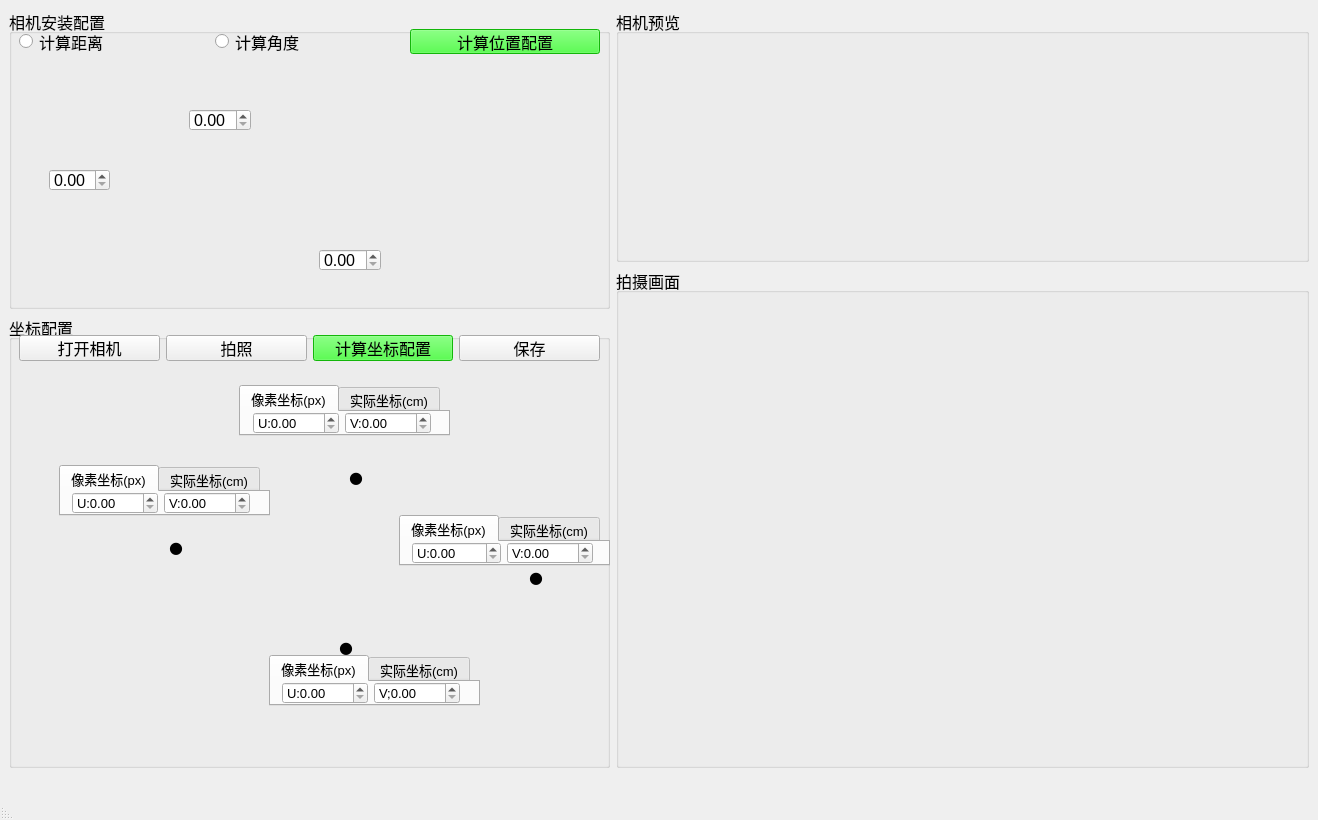
<?xml version="1.0" encoding="UTF-8"?>
<ui version="4.0">
 <class>camera</class>
 <widget class="QMainWindow" name="camera">
  <property name="geometry">
   <rect>
    <x>0</x>
    <y>0</y>
    <width>1318</width>
    <height>820</height>
   </rect>
  </property>
  <property name="sizePolicy">
   <sizepolicy hsizetype="Fixed" vsizetype="Preferred">
    <horstretch>0</horstretch>
    <verstretch>0</verstretch>
   </sizepolicy>
  </property>
  <property name="minimumSize">
   <size>
    <width>1318</width>
    <height>820</height>
   </size>
  </property>
  <property name="windowTitle">
   <string>MainWindow</string>
  </property>
  <widget class="QWidget" name="centralwidget">
   <layout class="QFormLayout" name="formLayout">
    <item row="0" column="0">
     <layout class="QVBoxLayout" name="verticalLayout_2">
      <item>
       <widget class="QGroupBox" name="camera_cfg">
        <property name="sizePolicy">
         <sizepolicy hsizetype="Preferred" vsizetype="Fixed">
          <horstretch>0</horstretch>
          <verstretch>0</verstretch>
         </sizepolicy>
        </property>
        <property name="minimumSize">
         <size>
          <width>0</width>
          <height>300</height>
         </size>
        </property>
        <property name="font">
         <font>
          <pointsize>12</pointsize>
         </font>
        </property>
        <property name="title">
         <string>相机安装配置</string>
        </property>
        <widget class="QLabel" name="distance_pic">
         <property name="geometry">
          <rect>
           <x>0</x>
           <y>50</y>
           <width>601</width>
           <height>241</height>
          </rect>
         </property>
         <property name="autoFillBackground">
          <bool>false</bool>
         </property>
         <property name="styleSheet">
          <string notr="true">image: url(:/distance/distance.jpg);</string>
         </property>
         <property name="frameShape">
          <enum>QFrame::NoFrame</enum>
         </property>
         <property name="text">
          <string/>
         </property>
        </widget>
        <widget class="QDoubleSpinBox" name="camera_height">
         <property name="geometry">
          <rect>
           <x>40</x>
           <y>160</y>
           <width>61</width>
           <height>22</height>
          </rect>
         </property>
         <property name="maximum">
          <double>200.000000000000000</double>
         </property>
        </widget>
        <widget class="QDoubleSpinBox" name="camera_farthest">
         <property name="geometry">
          <rect>
           <x>310</x>
           <y>240</y>
           <width>62</width>
           <height>22</height>
          </rect>
         </property>
         <property name="singleStep">
          <double>0.100000000000000</double>
         </property>
        </widget>
        <widget class="QDoubleSpinBox" name="camera_angle">
         <property name="geometry">
          <rect>
           <x>180</x>
           <y>100</y>
           <width>62</width>
           <height>22</height>
          </rect>
         </property>
         <property name="maximum">
          <double>90.000000000000000</double>
         </property>
         <property name="singleStep">
          <double>0.100000000000000</double>
         </property>
         <property name="value">
          <double>0.000000000000000</double>
         </property>
        </widget>
        <widget class="QWidget" name="layoutWidget">
         <property name="geometry">
          <rect>
           <x>10</x>
           <y>20</y>
           <width>581</width>
           <height>25</height>
          </rect>
         </property>
         <layout class="QHBoxLayout" name="horizontalLayout_11">
          <item>
           <widget class="QRadioButton" name="calculate_distance">
            <property name="tabletTracking">
             <bool>false</bool>
            </property>
            <property name="acceptDrops">
             <bool>false</bool>
            </property>
            <property name="text">
             <string>计算距离</string>
            </property>
           </widget>
          </item>
          <item>
           <widget class="QRadioButton" name="calculate_angle">
            <property name="enabled">
             <bool>true</bool>
            </property>
            <property name="text">
             <string>计算角度</string>
            </property>
           </widget>
          </item>
          <item>
           <widget class="QPushButton" name="calculate_camera">
            <property name="font">
             <font>
              <weight>50</weight>
              <bold>false</bold>
             </font>
            </property>
            <property name="styleSheet">
             <string notr="true">background-color: rgb(26, 255, 14);</string>
            </property>
            <property name="text">
             <string>计算位置配置</string>
            </property>
           </widget>
          </item>
         </layout>
        </widget>
       </widget>
      </item>
      <item>
       <widget class="QGroupBox" name="position_cfg">
        <property name="minimumSize">
         <size>
          <width>601</width>
          <height>421</height>
         </size>
        </property>
        <property name="font">
         <font>
          <pointsize>12</pointsize>
         </font>
        </property>
        <property name="title">
         <string>坐标配置</string>
        </property>
        <widget class="QLabel" name="position_pic">
         <property name="geometry">
          <rect>
           <x>0</x>
           <y>30</y>
           <width>601</width>
           <height>431</height>
          </rect>
         </property>
         <property name="styleSheet">
          <string notr="true">image: url(:/distance/坐标系1.jpg);</string>
         </property>
         <property name="frameShadow">
          <enum>QFrame::Raised</enum>
         </property>
         <property name="text">
          <string/>
         </property>
        </widget>
        <widget class="QTabWidget" name="left_up">
         <property name="geometry">
          <rect>
           <x>230</x>
           <y>70</y>
           <width>211</width>
           <height>51</height>
          </rect>
         </property>
         <property name="font">
          <font>
           <pointsize>10</pointsize>
          </font>
         </property>
         <property name="currentIndex">
          <number>0</number>
         </property>
         <widget class="QWidget" name="tab_1">
          <attribute name="title">
           <string>像素坐标(px)</string>
          </attribute>
          <widget class="QWidget" name="layoutWidget">
           <property name="geometry">
            <rect>
             <x>12</x>
             <y>0</y>
             <width>178</width>
             <height>22</height>
            </rect>
           </property>
           <layout class="QHBoxLayout" name="horizontalLayout">
            <item>
             <widget class="QDoubleSpinBox" name="left_up_px_u">
              <property name="prefix">
               <string>U:</string>
              </property>
              <property name="minimum">
               <double>0.000000000000000</double>
              </property>
              <property name="maximum">
               <double>640.000000000000000</double>
              </property>
              <property name="singleStep">
               <double>0.100000000000000</double>
              </property>
             </widget>
            </item>
            <item>
             <widget class="QDoubleSpinBox" name="left_up_px_v">
              <property name="prefix">
               <string>V:</string>
              </property>
              <property name="maximum">
               <double>480.000000000000000</double>
              </property>
              <property name="singleStep">
               <double>0.100000000000000</double>
              </property>
             </widget>
            </item>
           </layout>
          </widget>
         </widget>
         <widget class="QWidget" name="tab_2">
          <attribute name="title">
           <string>实际坐标(cm)</string>
          </attribute>
          <widget class="QWidget" name="layoutWidget">
           <property name="geometry">
            <rect>
             <x>11</x>
             <y>0</y>
             <width>185</width>
             <height>25</height>
            </rect>
           </property>
           <layout class="QHBoxLayout" name="horizontalLayout_2">
            <item>
             <widget class="QDoubleSpinBox" name="left_up_cm_x">
              <property name="prefix">
               <string>X:</string>
              </property>
              <property name="minimum">
               <double>-500.000000000000000</double>
              </property>
              <property name="maximum">
               <double>500.000000000000000</double>
              </property>
             </widget>
            </item>
            <item>
             <widget class="QDoubleSpinBox" name="left_up_cm_y">
              <property name="prefix">
               <string>Y:</string>
              </property>
              <property name="maximum">
               <double>500.000000000000000</double>
              </property>
             </widget>
            </item>
           </layout>
          </widget>
         </widget>
        </widget>
        <widget class="QTabWidget" name="right_down">
         <property name="geometry">
          <rect>
           <x>260</x>
           <y>340</y>
           <width>211</width>
           <height>51</height>
          </rect>
         </property>
         <property name="font">
          <font>
           <pointsize>10</pointsize>
          </font>
         </property>
         <property name="currentIndex">
          <number>0</number>
         </property>
         <widget class="QWidget" name="tab_5">
          <attribute name="title">
           <string>像素坐标(px)</string>
          </attribute>
          <widget class="QWidget" name="layoutWidget">
           <property name="geometry">
            <rect>
             <x>11</x>
             <y>0</y>
             <width>178</width>
             <height>22</height>
            </rect>
           </property>
           <layout class="QHBoxLayout" name="horizontalLayout_6">
            <item>
             <widget class="QDoubleSpinBox" name="right_down_px_u">
              <property name="prefix">
               <string>U:</string>
              </property>
              <property name="maximum">
               <double>640.000000000000000</double>
              </property>
              <property name="singleStep">
               <double>0.100000000000000</double>
              </property>
             </widget>
            </item>
            <item>
             <widget class="QDoubleSpinBox" name="right_down_px_v">
              <property name="prefix">
               <string>V;</string>
              </property>
              <property name="maximum">
               <double>480.000000000000000</double>
              </property>
              <property name="singleStep">
               <double>0.100000000000000</double>
              </property>
             </widget>
            </item>
           </layout>
          </widget>
         </widget>
         <widget class="QWidget" name="tab_6">
          <attribute name="title">
           <string>实际坐标(cm)</string>
          </attribute>
          <widget class="QWidget" name="layoutWidget">
           <property name="geometry">
            <rect>
             <x>12</x>
             <y>0</y>
             <width>185</width>
             <height>25</height>
            </rect>
           </property>
           <layout class="QHBoxLayout" name="horizontalLayout_9">
            <item>
             <widget class="QDoubleSpinBox" name="right_down_cm_x">
              <property name="enabled">
               <bool>true</bool>
              </property>
              <property name="prefix">
               <string>X:</string>
              </property>
              <property name="minimum">
               <double>-500.000000000000000</double>
              </property>
              <property name="maximum">
               <double>500.000000000000000</double>
              </property>
             </widget>
            </item>
            <item>
             <widget class="QDoubleSpinBox" name="right_down_cm_y">
              <property name="prefix">
               <string>Y:</string>
              </property>
              <property name="maximum">
               <double>500.000000000000000</double>
              </property>
             </widget>
            </item>
           </layout>
          </widget>
         </widget>
        </widget>
        <widget class="QTabWidget" name="right_up">
         <property name="geometry">
          <rect>
           <x>390</x>
           <y>200</y>
           <width>211</width>
           <height>51</height>
          </rect>
         </property>
         <property name="font">
          <font>
           <pointsize>10</pointsize>
          </font>
         </property>
         <property name="currentIndex">
          <number>0</number>
         </property>
         <widget class="QWidget" name="tab_7">
          <attribute name="title">
           <string>像素坐标(px)</string>
          </attribute>
          <widget class="QWidget" name="layoutWidget">
           <property name="geometry">
            <rect>
             <x>11</x>
             <y>0</y>
             <width>181</width>
             <height>22</height>
            </rect>
           </property>
           <layout class="QHBoxLayout" name="horizontalLayout_3">
            <item>
             <widget class="QDoubleSpinBox" name="right_up_px_u">
              <property name="sizePolicy">
               <sizepolicy hsizetype="Minimum" vsizetype="Fixed">
                <horstretch>87</horstretch>
                <verstretch>0</verstretch>
               </sizepolicy>
              </property>
              <property name="minimumSize">
               <size>
                <width>87</width>
                <height>20</height>
               </size>
              </property>
              <property name="prefix">
               <string>U:</string>
              </property>
              <property name="minimum">
               <double>0.000000000000000</double>
              </property>
              <property name="maximum">
               <double>640.000000000000000</double>
              </property>
              <property name="singleStep">
               <double>0.100000000000000</double>
              </property>
             </widget>
            </item>
            <item>
             <widget class="QDoubleSpinBox" name="right_up_px_v">
              <property name="minimumSize">
               <size>
                <width>86</width>
                <height>0</height>
               </size>
              </property>
              <property name="prefix">
               <string>V:</string>
              </property>
              <property name="maximum">
               <double>480.000000000000000</double>
              </property>
              <property name="singleStep">
               <double>0.100000000000000</double>
              </property>
             </widget>
            </item>
           </layout>
          </widget>
         </widget>
         <widget class="QWidget" name="tab_8">
          <attribute name="title">
           <string>实际坐标(cm)</string>
          </attribute>
          <widget class="QWidget" name="layoutWidget">
           <property name="geometry">
            <rect>
             <x>10</x>
             <y>0</y>
             <width>181</width>
             <height>25</height>
            </rect>
           </property>
           <layout class="QHBoxLayout" name="horizontalLayout_8">
            <item>
             <widget class="QDoubleSpinBox" name="right_up_cm_x">
              <property name="minimumSize">
               <size>
                <width>5</width>
                <height>15</height>
               </size>
              </property>
              <property name="prefix">
               <string>X:</string>
              </property>
              <property name="minimum">
               <double>-500.000000000000000</double>
              </property>
              <property name="maximum">
               <double>500.000000000000000</double>
              </property>
             </widget>
            </item>
            <item>
             <widget class="QDoubleSpinBox" name="right_up_cm_y">
              <property name="prefix">
               <string>Y:</string>
              </property>
              <property name="maximum">
               <double>500.000000000000000</double>
              </property>
             </widget>
            </item>
           </layout>
          </widget>
         </widget>
        </widget>
        <widget class="QTabWidget" name="left_down">
         <property name="geometry">
          <rect>
           <x>50</x>
           <y>150</y>
           <width>211</width>
           <height>51</height>
          </rect>
         </property>
         <property name="font">
          <font>
           <pointsize>10</pointsize>
          </font>
         </property>
         <property name="currentIndex">
          <number>0</number>
         </property>
         <widget class="QWidget" name="tab_3">
          <attribute name="title">
           <string>像素坐标(px)</string>
          </attribute>
          <widget class="QWidget" name="layoutWidget">
           <property name="geometry">
            <rect>
             <x>11</x>
             <y>0</y>
             <width>178</width>
             <height>22</height>
            </rect>
           </property>
           <layout class="QHBoxLayout" name="horizontalLayout_4">
            <item>
             <widget class="QDoubleSpinBox" name="left_down_px_u">
              <property name="prefix">
               <string>U:</string>
              </property>
              <property name="maximum">
               <double>640.000000000000000</double>
              </property>
              <property name="singleStep">
               <double>0.100000000000000</double>
              </property>
             </widget>
            </item>
            <item>
             <widget class="QDoubleSpinBox" name="left_down_px_v">
              <property name="prefix">
               <string>V:</string>
              </property>
              <property name="maximum">
               <double>480.000000000000000</double>
              </property>
              <property name="singleStep">
               <double>0.100000000000000</double>
              </property>
             </widget>
            </item>
           </layout>
          </widget>
         </widget>
         <widget class="QWidget" name="tab_4">
          <attribute name="title">
           <string>实际坐标(cm)</string>
          </attribute>
          <widget class="QWidget" name="layoutWidget">
           <property name="geometry">
            <rect>
             <x>11</x>
             <y>0</y>
             <width>185</width>
             <height>25</height>
            </rect>
           </property>
           <layout class="QHBoxLayout" name="horizontalLayout_7">
            <item>
             <widget class="QDoubleSpinBox" name="left_down_cm_x">
              <property name="prefix">
               <string>X:</string>
              </property>
              <property name="minimum">
               <double>-500.000000000000000</double>
              </property>
              <property name="maximum">
               <double>500.000000000000000</double>
              </property>
             </widget>
            </item>
            <item>
             <widget class="QDoubleSpinBox" name="left_down_cm_y">
              <property name="prefix">
               <string>Y:</string>
              </property>
              <property name="maximum">
               <double>500.000000000000000</double>
              </property>
             </widget>
            </item>
           </layout>
          </widget>
         </widget>
        </widget>
        <widget class="QWidget" name="layoutWidget">
         <property name="geometry">
          <rect>
           <x>10</x>
           <y>20</y>
           <width>581</width>
           <height>26</height>
          </rect>
         </property>
         <layout class="QHBoxLayout" name="horizontalLayout_10">
          <item>
           <widget class="QPushButton" name="open_cam">
            <property name="toolTip">
             <string>&lt;html&gt;&lt;head/&gt;&lt;body&gt;&lt;p&gt;&lt;span style=&quot; font-size:10pt;&quot;&gt;1. 打开相机，使相机对准需要校准的目标。&lt;/span&gt;&lt;/p&gt;&lt;/body&gt;&lt;/html&gt;</string>
            </property>
            <property name="statusTip">
             <string/>
            </property>
            <property name="whatsThis">
             <string/>
            </property>
            <property name="text">
             <string>打开相机</string>
            </property>
           </widget>
          </item>
          <item>
           <widget class="QPushButton" name="get_image">
            <property name="toolTip">
             <string>&lt;html&gt;&lt;head/&gt;&lt;body&gt;&lt;p&gt;&lt;span style=&quot; font-size:10pt;&quot;&gt;2. 点击拍照，画面将显示在拍摄画面处。&lt;/span&gt;&lt;/p&gt;&lt;/body&gt;&lt;/html&gt;</string>
            </property>
            <property name="text">
             <string>拍照</string>
            </property>
           </widget>
          </item>
          <item>
           <widget class="QPushButton" name="calculate_position">
            <property name="font">
             <font>
              <weight>50</weight>
              <bold>false</bold>
             </font>
            </property>
            <property name="toolTip">
             <string>&lt;html&gt;&lt;head/&gt;&lt;body&gt;&lt;p&gt;&lt;span style=&quot; font-size:10pt;&quot;&gt;3.计算流程 &lt;/span&gt;&lt;/p&gt;&lt;p&gt;&lt;span style=&quot; font-size:10pt;&quot;&gt;（1）在拍摄画面选取下图中对应位置点像素坐标。&lt;/span&gt;&lt;/p&gt;&lt;p&gt;&lt;span style=&quot; font-size:10pt;&quot;&gt;（2）手动测量实际以相机圆心为原点，单位距离为1cm的坐标系下的与像素点坐标对应的实际距离。&lt;/span&gt;&lt;/p&gt;&lt;p&gt;&lt;span style=&quot; font-size:10pt;&quot;&gt;（3）填写完成点击按钮计算生成参数。&lt;/span&gt;&lt;/p&gt;&lt;p&gt;&lt;span style=&quot; font-size:10pt;&quot;&gt;注意：点击选取像素坐标点时在方法画面中选好坐标点单击即可自动填写坐标到图中对应位置。&lt;/span&gt;&lt;/p&gt;&lt;/body&gt;&lt;/html&gt;</string>
            </property>
            <property name="styleSheet">
             <string notr="true">background-color: rgb(26, 255, 14);</string>
            </property>
            <property name="text">
             <string>计算坐标配置</string>
            </property>
           </widget>
          </item>
          <item>
           <widget class="QPushButton" name="save_para">
            <property name="text">
             <string>保存</string>
            </property>
           </widget>
          </item>
         </layout>
        </widget>
        <widget class="QLabel" name="led1">
         <property name="geometry">
          <rect>
           <x>340</x>
           <y>150</y>
           <width>16</width>
           <height>21</height>
          </rect>
         </property>
         <property name="font">
          <font>
           <family>黑体</family>
           <pointsize>12</pointsize>
          </font>
         </property>
         <property name="frameShadow">
          <enum>QFrame::Plain</enum>
         </property>
         <property name="text">
          <string>&lt;html&gt;&lt;head/&gt;&lt;body&gt;&lt;p&gt;&lt;span style=&quot; font-size:12pt;&quot;&gt;●&lt;/span&gt;&lt;/p&gt;&lt;/body&gt;&lt;/html&gt;</string>
         </property>
         <property name="buddy">
          <cstring>left_up</cstring>
         </property>
        </widget>
        <widget class="QLabel" name="led3">
         <property name="geometry">
          <rect>
           <x>330</x>
           <y>320</y>
           <width>16</width>
           <height>21</height>
          </rect>
         </property>
         <property name="font">
          <font>
           <family>黑体</family>
           <pointsize>12</pointsize>
          </font>
         </property>
         <property name="frameShadow">
          <enum>QFrame::Plain</enum>
         </property>
         <property name="text">
          <string>&lt;html&gt;&lt;head/&gt;&lt;body&gt;&lt;p&gt;&lt;span style=&quot; font-size:12pt;&quot;&gt;●&lt;/span&gt;&lt;/p&gt;&lt;/body&gt;&lt;/html&gt;</string>
         </property>
         <property name="buddy">
          <cstring>left_up</cstring>
         </property>
        </widget>
        <widget class="QLabel" name="led4">
         <property name="geometry">
          <rect>
           <x>520</x>
           <y>250</y>
           <width>16</width>
           <height>21</height>
          </rect>
         </property>
         <property name="font">
          <font>
           <family>黑体</family>
           <pointsize>12</pointsize>
          </font>
         </property>
         <property name="frameShadow">
          <enum>QFrame::Plain</enum>
         </property>
         <property name="text">
          <string>&lt;html&gt;&lt;head/&gt;&lt;body&gt;&lt;p&gt;&lt;span style=&quot; font-size:12pt;&quot;&gt;●&lt;/span&gt;&lt;/p&gt;&lt;/body&gt;&lt;/html&gt;</string>
         </property>
         <property name="buddy">
          <cstring>left_up</cstring>
         </property>
        </widget>
        <widget class="QLabel" name="led2">
         <property name="geometry">
          <rect>
           <x>160</x>
           <y>220</y>
           <width>16</width>
           <height>21</height>
          </rect>
         </property>
         <property name="font">
          <font>
           <family>黑体</family>
           <pointsize>12</pointsize>
          </font>
         </property>
         <property name="frameShadow">
          <enum>QFrame::Plain</enum>
         </property>
         <property name="text">
          <string>&lt;html&gt;&lt;head/&gt;&lt;body&gt;&lt;p&gt;&lt;span style=&quot; font-size:12pt;&quot;&gt;●&lt;/span&gt;&lt;/p&gt;&lt;/body&gt;&lt;/html&gt;</string>
         </property>
         <property name="buddy">
          <cstring>left_up</cstring>
         </property>
        </widget>
       </widget>
      </item>
     </layout>
    </item>
    <item row="0" column="1">
     <layout class="QVBoxLayout" name="verticalLayout">
      <item>
       <widget class="QGroupBox" name="camera_preview">
        <property name="sizePolicy">
         <sizepolicy hsizetype="Preferred" vsizetype="Fixed">
          <horstretch>0</horstretch>
          <verstretch>0</verstretch>
         </sizepolicy>
        </property>
        <property name="minimumSize">
         <size>
          <width>631</width>
          <height>253</height>
         </size>
        </property>
        <property name="font">
         <font>
          <pointsize>12</pointsize>
         </font>
        </property>
        <property name="title">
         <string>相机预览</string>
        </property>
        <widget class="QLabel" name="frame1">
         <property name="geometry">
          <rect>
           <x>150</x>
           <y>10</y>
           <width>320</width>
           <height>240</height>
          </rect>
         </property>
         <property name="sizePolicy">
          <sizepolicy hsizetype="Preferred" vsizetype="Preferred">
           <horstretch>0</horstretch>
           <verstretch>0</verstretch>
          </sizepolicy>
         </property>
         <property name="minimumSize">
          <size>
           <width>320</width>
           <height>240</height>
          </size>
         </property>
         <property name="baseSize">
          <size>
           <width>640</width>
           <height>480</height>
          </size>
         </property>
         <property name="text">
          <string/>
         </property>
        </widget>
       </widget>
      </item>
      <item>
       <widget class="QGroupBox" name="show_image">
        <property name="minimumSize">
         <size>
          <width>650</width>
          <height>500</height>
         </size>
        </property>
        <property name="baseSize">
         <size>
          <width>640</width>
          <height>480</height>
         </size>
        </property>
        <property name="font">
         <font>
          <pointsize>12</pointsize>
         </font>
        </property>
        <property name="title">
         <string>拍摄画面</string>
        </property>
        <widget class="QLabel" name="frame2">
         <property name="geometry">
          <rect>
           <x>20</x>
           <y>20</y>
           <width>641</width>
           <height>481</height>
          </rect>
         </property>
         <property name="minimumSize">
          <size>
           <width>641</width>
           <height>481</height>
          </size>
         </property>
         <property name="baseSize">
          <size>
           <width>640</width>
           <height>480</height>
          </size>
         </property>
         <property name="cursor">
          <cursorShape>CrossCursor</cursorShape>
         </property>
         <property name="layoutDirection">
          <enum>Qt::RightToLeft</enum>
         </property>
         <property name="autoFillBackground">
          <bool>false</bool>
         </property>
         <property name="text">
          <string/>
         </property>
        </widget>
       </widget>
      </item>
     </layout>
    </item>
   </layout>
  </widget>
  <widget class="QStatusBar" name="statusbar">
   <property name="layoutDirection">
    <enum>Qt::RightToLeft</enum>
   </property>
  </widget>
 </widget>
 <resources>
  <include location="distance.qrc"/>
 </resources>
 <connections/>
 <slots>
  <slot>open_camera()</slot>
  <slot>close_camera()</slot>
  <slot>get_image()</slot>
  <slot>calculate_result()</slot>
  <slot>get_value()</slot>
  <slot>mode_select()</slot>
 </slots>
</ui>
